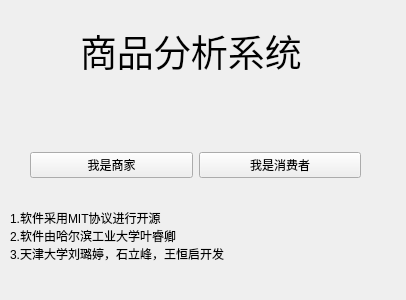
<?xml version="1.0" encoding="UTF-8"?>
<ui version="4.0">
 <class>Form</class>
 <widget class="QWidget" name="Form">
  <property name="geometry">
   <rect>
    <x>0</x>
    <y>0</y>
    <width>406</width>
    <height>300</height>
   </rect>
  </property>
  <property name="maximumSize">
   <size>
    <width>406</width>
    <height>300</height>
   </size>
  </property>
  <property name="windowTitle">
   <string>Form</string>
  </property>
  <widget class="QWidget" name="horizontalLayoutWidget">
   <property name="geometry">
    <rect>
     <x>30</x>
     <y>140</y>
     <width>331</width>
     <height>51</height>
    </rect>
   </property>
   <layout class="QHBoxLayout" name="horizontalLayout">
    <item>
     <widget class="QPushButton" name="sale">
      <property name="text">
       <string>我是商家</string>
      </property>
     </widget>
    </item>
    <item>
     <widget class="QPushButton" name="buy">
      <property name="text">
       <string>我是消费者</string>
      </property>
     </widget>
    </item>
   </layout>
  </widget>
  <widget class="QLabel" name="label">
   <property name="geometry">
    <rect>
     <x>10</x>
     <y>210</y>
     <width>391</width>
     <height>51</height>
    </rect>
   </property>
   <property name="text">
    <string>1.软件采用MIT协议进行开源
2.软件由哈尔滨工业大学叶睿卿
3.天津大学刘璐婷，石立峰，王恒启开发</string>
   </property>
  </widget>
  <widget class="QLabel" name="label_2">
   <property name="geometry">
    <rect>
     <x>80</x>
     <y>30</y>
     <width>241</width>
     <height>41</height>
    </rect>
   </property>
   <property name="font">
    <font>
     <family>楷体</family>
     <pointsize>28</pointsize>
    </font>
   </property>
   <property name="text">
    <string>商品分析系统</string>
   </property>
  </widget>
 </widget>
 <resources/>
 <connections/>
</ui>
